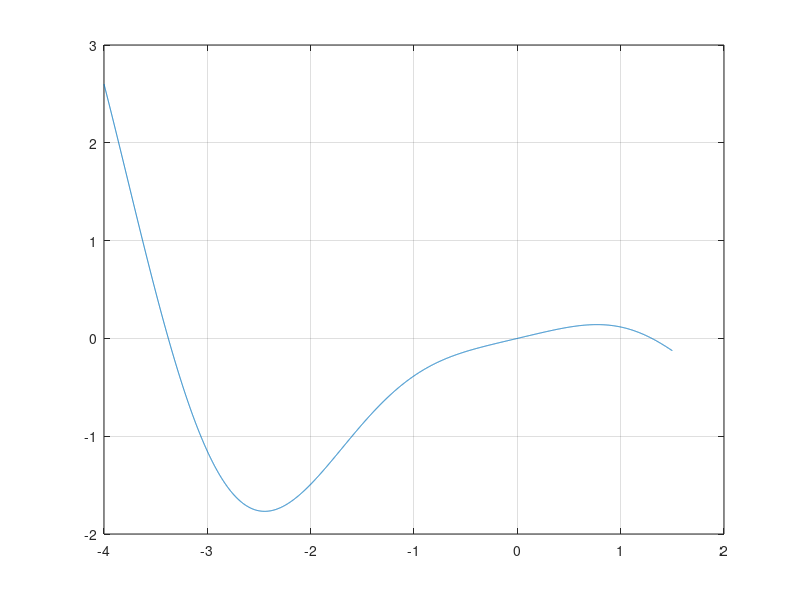
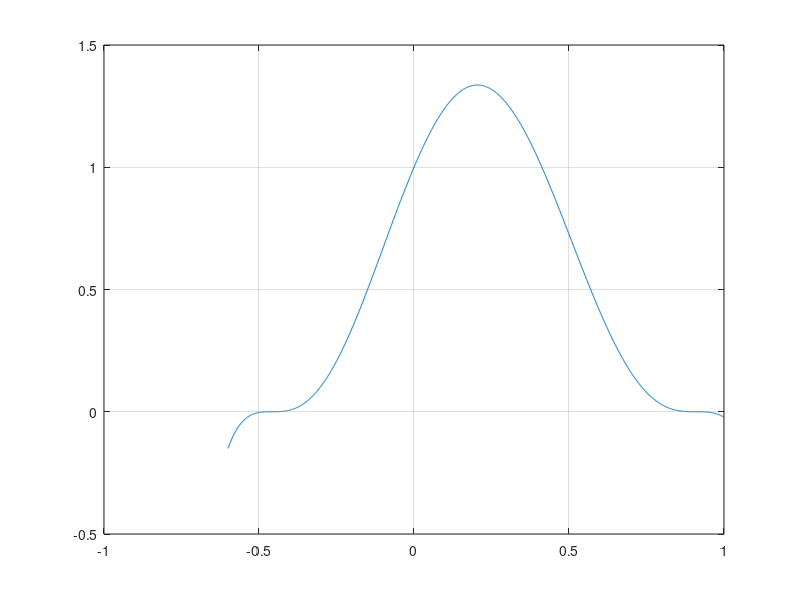

Source code (MATLAB) for these figures, in order:
function[] = F74056069_hw2_prob4()
%For (a)
%Plot the graph to find the section
figure(1);
x1 = -4:0.001:1.5;
y1 = 1/2 + (1/4).*x1 - x1.*sin(x1) - (1/2).*cos(2.*x1);
plot(x1,y1);
grid on;

%Find the largest negative root by Newton Raphson Method
p1 = 1;
while(abs(1/2 + (1/4)*p1 - p1*sin(p1) - (1/2)*cos(2*p1)) > 10^(-8)) %To get the 8 digits precision
    p1 = p1 - ((1/2 + (1/4)*p1 - p1*sin(p1) - (1/2)*cos(2*p1))/(1/4 - sin(p1) - p1*cos(p1) + sin(2*p1)));
end
%Find the smallest positive root by Newton Raphson Method
p2 = -4;
while(abs(1/2 + (1/4)*p2 - p2*sin(p2) - (1/2)*cos(2*p2)) > 10^(-8)) %To get the 8 digits precision
    p2 = p2 - ((1/2 + (1/4)*p2 - p2*sin(p2) - (1/2)*cos(2*p2))/(1/4 - sin(p2) - p2*cos(p2) + sin(2*p2)));
end
fprintf('The smallest positive root of Prob.4(a) is %.9f\n', p1);
fprintf('The largest negative root of Prob.4(a) is %.9f\n', p2);

%For (b)
%Plot the graph to find the section
figure(2);
x2 = -0.6:0.001:1;
y2 = exp(3.*x2) - 27.*(x2.^6) + 27.*(x2.^4).*exp(x2) - 9.*(x2.^2).*exp(2.*x2);
plot(x2,y2);
grid on;

%Find the largest negative root by Newton Raphson Method
p = 0.8;
p1 = (exp(3*p) - 27*(p^6) + 27*(p^4)*exp(p) - 9*(p^2)*exp(2*p));
while(abs(p-p1) > 10^(-8)) %To get the 8 digits precision
    p = p1;
    p1 = p - ((exp(3*p) - 27*(p^6) + 27*(p^4)*exp(p) - 9*(p^2)*exp(2*p))/(3*exp(3*p) - 162*(p^5) + 108*(p^3)*exp(p) + 27*(p^4)*exp(p) - 18*(p^2)*exp(2*p) - 18*(p^2)*exp(2*p)));
end
%Find the smallest positive root by Newton Raphson Method
p2 = -0.6;
while(abs(exp(3*p2) - 27*(p2^6) + 27*(p2^4)*exp(p2) - 9*(p2^2)*exp(2*p2)) > 10^(-8)) %To get the 8 digits precision
    p2 = p2 - ((exp(3*p2) - 27*(p2^6) + 27*(p2^4)*exp(p2) - 9*(p2^2)*exp(2*p2))/(3*exp(3*p2)-162*(p2^5) + 108*(p2^3)*exp(p2) + 27*(p2^4)*exp(p2) - 18*(p2^2)*exp(2*p2) - 18*(p2^2)*exp(2*p2)));
end
fprintf('The smallest positive root of Prob.4(b) is %.9f\n', p1);
fprintf('The largest negative root of Prob.4(b) is %.9f\n', p2);
